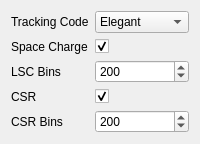
             <widget class="QWidget" name="tab_6">
              <attribute name="title">
               <string>Settings</string>
              </attribute>
              <layout class="QFormLayout" name="formLayout_7">
               <property name="fieldGrowthPolicy">
                <enum>QFormLayout::AllNonFixedFieldsGrow</enum>
               </property>
               <item row="0" column="0">
                <widget class="QLabel" name="label_2">
                 <property name="text">
                  <string>Tracking Code</string>
                 </property>
                </widget>
               </item>
               <item row="0" column="1">
                <widget class="QComboBox" name="comboBox_1">
                 <property name="accessibleName">
                  <string>CLA-S02:tracking_code:value</string>
                 </property>
                 <property name="currentIndex">
                  <number>1</number>
                 </property>
                 <item>
                  <property name="text">
                   <string>ASTRA</string>
                  </property>
                 </item>
                 <item>
                  <property name="text">
                   <string>Elegant</string>
                  </property>
                 </item>
                </widget>
               </item>
               <item row="1" column="1">
                <widget class="QCheckBox" name="checkBox_5">
                 <property name="accessibleName">
                  <string>CLA-S02:lsc:value</string>
                 </property>
                 <property name="text">
                  <string/>
                 </property>
                 <property name="checked">
                  <bool>true</bool>
                 </property>
                </widget>
               </item>
               <item row="2" column="1">
                <widget class="QSpinBox" name="spinBox_3">
                 <property name="accessibleName">
                  <string>CLA-S02:lsc_bins:value</string>
                 </property>
                 <property name="maximum">
                  <number>1000</number>
                 </property>
                 <property name="singleStep">
                  <number>10</number>
                 </property>
                 <property name="value">
                  <number>200</number>
                 </property>
                </widget>
               </item>
               <item row="3" column="1">
                <widget class="QCheckBox" name="checkBox_4">
                 <property name="accessibleName">
                  <string>CLA-S02:csr:value</string>
                 </property>
                 <property name="text">
                  <string/>
                 </property>
                 <property name="checked">
                  <bool>true</bool>
                 </property>
                </widget>
               </item>
               <item row="4" column="1">
                <widget class="QSpinBox" name="spinBox_4">
                 <property name="accessibleName">
                  <string>CLA-S02:csr_bins:value</string>
                 </property>
                 <property name="minimum">
                  <number>0</number>
                 </property>
                 <property name="maximum">
                  <number>1000</number>
                 </property>
                 <property name="singleStep">
                  <number>10</number>
                 </property>
                 <property name="value">
                  <number>200</number>
                 </property>
                </widget>
               </item>
               <item row="1" column="0">
                <widget class="QLabel" name="label_14">
                 <property name="text">
                  <string>Space Charge</string>
                 </property>
                </widget>
               </item>
               <item row="2" column="0">
                <widget class="QLabel" name="label_12">
                 <property name="text">
                  <string>LSC Bins</string>
                 </property>
                </widget>
               </item>
               <item row="3" column="0">
                <widget class="QLabel" name="label_11">
                 <property name="text">
                  <string>CSR</string>
                 </property>
                </widget>
               </item>
               <item row="4" column="0">
                <widget class="QLabel" name="label_13">
                 <property name="text">
                  <string>CSR Bins</string>
                 </property>
                </widget>
               </item>
              </layout>
             </widget>
